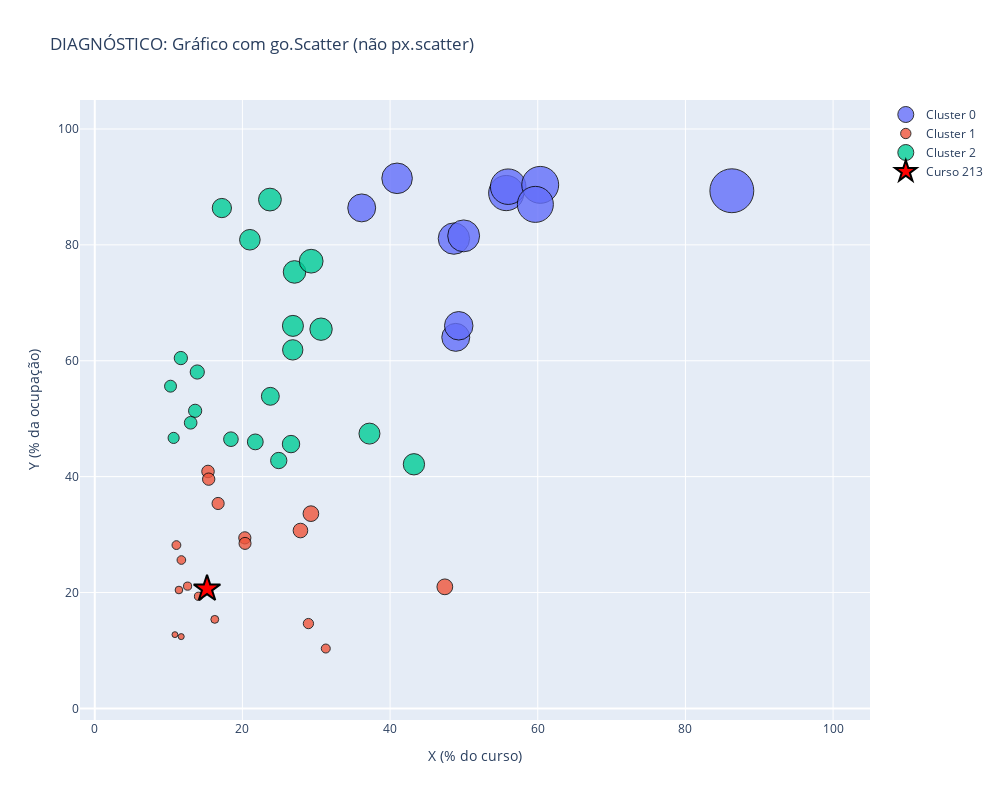

The notebook cell saved with this chart:
### Markdown cell above
## 🐛 Diagnóstico do Bug

Vou criar um gráfico simples para identificar exatamente onde está o problema.

### Code cell
# DIAGNÓSTICO: Comparar coordenadas reais vs plotadas
import plotly.graph_objects as go

# Pegar apenas o curso 213 para testar
curso_213_data = df_kmeans[df_kmeans['Curso'] == 213].copy()

print(f"{'='*80}")
print(f"DIAGNÓSTICO: Curso 213")
print(f"{'='*80}")
print(f"\n📊 Dados REAIS do curso 213:")
print(curso_213_data[['Curso', 'Ocupacao', 'X_PctCurso', 'Y_PctOcupacao', 'Tamanho', 'Cluster']])

# Criar gráfico simples com go.Scatter (não px.scatter)
fig_diag = go.Figure()

# Plotar TODOS os pontos com go.Scatter
for cluster_id in sorted(df_kmeans['Cluster'].unique()):
    cluster_data = df_kmeans[df_kmeans['Cluster'] == cluster_id]
    
    fig_diag.add_trace(go.Scatter(
        x=cluster_data['X_PctCurso'].values,  # Forçar .values para array numpy
        y=cluster_data['Y_PctOcupacao'].values,
        mode='markers',
        name=f'Cluster {cluster_id}',
        marker=dict(
            size=cluster_data['Tamanho'].values * 0.5,
            line=dict(width=1, color='black'),
            opacity=0.8
        ),
        text=[f"Curso: {int(r['Curso'])}<br>Ocupação: {int(r['Ocupacao'])}<br>X: {r['X_PctCurso']:.2f}%<br>Y: {r['Y_PctOcupacao']:.2f}%<br>Cluster: {int(r['Cluster'])}" 
              for idx, r in cluster_data.iterrows()],
        hovertemplate='%{text}<extra></extra>'
    ))

# Destacar curso 213 com estrela vermelha
fig_diag.add_trace(go.Scatter(
    x=curso_213_data['X_PctCurso'].values,
    y=curso_213_data['Y_PctOcupacao'].values,
    mode='markers',
    name='Curso 213',
    marker=dict(
        size=20,
        color='red',
        symbol='star',
        line=dict(width=2, color='black')
    ),
    text=[f"<b>CURSO 213</b><br>Ocupação: {int(r['Ocupacao'])}<br>X: {r['X_PctCurso']:.2f}%<br>Y: {r['Y_PctOcupacao']:.2f}%" 
          for idx, r in curso_213_data.iterrows()],
    hovertemplate='%{text}<extra></extra>'
))

fig_diag.update_layout(
    title='DIAGNÓSTICO: Gráfico com go.Scatter (não px.scatter)',
    xaxis=dict(title='X (% do curso)', range=[-2, 105]),
    yaxis=dict(title='Y (% da ocupação)', range=[-2, 105]),
    width=1000,
    height=800,
    hovermode='closest'
)

fig_diag.show()

print(f"\n✅ Gráfico de diagnóstico gerado com go.Scatter")
print(f"   Verifique se o curso 213 está agora na posição correta (X≈15%, Y≈21%)")

### Figure 1 — Plotly figure (JSON) as saved in the notebook; plotly's stock layout.template omitted (floating-point values rounded to 4 significant figures)
{"data": [{"hovertemplate": "%{text}<extra></extra>", "marker": {"line": {"color": "black", "width": 1}, "opacity": 0.8, "size": [31.4, 30.6, 35.2, 27.98, 35.5, 36.92, 31.92, 43.9, 27.94, 36.02, 28.53]}, "mode": "markers", "name": "Cluster 0", "text": ["Curso: 311<br>Ocupação: 2634<br>X: 48.64%<br>Y: 81.08%<br>Cluster: 0", "Curso: 380<br>Ocupação: 2611<br>X: 40.95%<br>Y: 91.48%<br>Cluster: 0", "Curso: 581<br>Ocupação: 2161<br>X: 55.73%<br>Y: 88.94%<br>Cluster: 0", "Curso: 582<br>Ocupação: 2142<br>X: 48.90%<br>Y: 64.04%<br>Cluster: 0", "Curso: 641<br>Ocupação: 2250<br>X: 55.99%<br>Y: 90.04%<br>Cluster: 0", "Curso: 721<br>Ocupação: 2211<br>X: 60.33%<br>Y: 90.35%<br>Cluster: 0", "Curso: 723<br>Ocupação: 2221<br>X: 49.96%<br>Y: 81.55%<br>Cluster: 0", "Curso: 724<br>Ocupação: 2261<br>X: 86.29%<br>Y: 89.34%<br>Cluster: 0", "Curso: 726<br>Ocupação: 2264<br>X: 36.16%<br>Y: 86.38%<br>Cluster: 0", "Curso: 727<br>Ocupação: 2262<br>X: 59.68%<br>Y: 86.99%<br>Cluster: 0", "Curso: 762<br>Ocupação: 2635<br>X: 49.30%<br>Y: 66.04%<br>Cluster: 0"], "type": "scatter", "x": [48.64, 40.95, 55.73, 48.9, 55.99, 60.33, 49.96, 86.29, 36.16, 59.68, 49.3], "y": [81.08, 91.48, 88.94, 64.04, 90.04, 90.35, 81.55, 89.34, 86.38, 86.99, 66.04]}, {"hovertemplate": "%{text}<extra></extra>", "marker": {"line": {"color": "black", "width": 1}, "opacity": 0.8, "size": [12.23, 10.29, 12.52, 12.15, 8.828, 8.861, 7.902, 8.991, 7.631, 5.879, 12.35, 12.04, 15.68, 8.245, 8.667, 6.023, 15.77, 8.144, 14.62]}, "mode": "markers", "name": "Cluster 1", "text": ["Curso: 145<br>Ocupação: 2330<br>X: 20.32%<br>Y: 29.44%<br>Cluster: 1", "Curso: 145<br>Ocupação: 2341<br>X: 28.94%<br>Y: 14.64%<br>Cluster: 1", "Curso: 146<br>Ocupação: 3423<br>X: 15.34%<br>Y: 40.89%<br>Cluster: 1", "Curso: 212<br>Ocupação: 2354<br>X: 16.71%<br>Y: 35.37%<br>Cluster: 1", "Curso: 212<br>Ocupação: 2652<br>X: 11.06%<br>Y: 28.19%<br>Cluster: 1", "Curso: 213<br>Ocupação: 2166<br>X: 15.20%<br>Y: 20.66%<br>Cluster: 1", "Curso: 223<br>Ocupação: 2330<br>X: 16.26%<br>Y: 15.37%<br>Cluster: 1", "Curso: 223<br>Ocupação: 2341<br>X: 31.29%<br>Y: 10.33%<br>Cluster: 1", "Curso: 345<br>Ocupação: 0<br>X: 11.40%<br>Y: 20.43%<br>Cluster: 1", "Curso: 380<br>Ocupação: 0<br>X: 10.86%<br>Y: 12.73%<br>Cluster: 1", "Curso: 442<br>Ocupação: 2113<br>X: 15.43%<br>Y: 39.56%<br>Cluster: 1", "Curso: 481<br>Ocupação: 2511<br>X: 20.35%<br>Y: 28.48%<br>Cluster: 1", "Curso: 483<br>Ocupação: 2511<br>X: 29.27%<br>Y: 33.61%<br>Cluster: 1", "Curso: 520<br>Ocupação: 2142<br>X: 14.05%<br>Y: 19.35%<br>Cluster: 1", "Curso: 544<br>Ocupação: 2146<br>X: 11.73%<br>Y: 25.61%<br>Cluster: 1", "Curso: 725<br>Ocupação: 2266<br>X: 11.71%<br>Y: 12.39%<br>Cluster: 1", "Curso: 815<br>Ocupação: 5142<br>X: 47.41%<br>Y: 20.98%<br>Cluster: 1", "Curso: 861<br>Ocupação: 411<br>X: 12.57%<br>Y: 21.10%<br>Cluster: 1", "Curso: 863<br>Ocupação: 110<br>X: 27.86%<br>Y: 30.70%<br>Cluster: 1"], "type": "scatter", "x": [20.32, 28.94, 15.34, 16.71, 11.06, 15.2, 16.26, 31.29, 11.4, 10.86, 15.43, 20.35, 29.27, 14.05, 11.73, 11.71, 47.41, 12.57, 27.86], "y": [29.44, 14.64, 40.89, 35.37, 28.19, 20.66, 15.37, 10.33, 20.43, 12.73, 39.56, 28.48, 33.61, 19.35, 25.61, 12.39, 20.98, 21.1, 30.7]}, {"hovertemplate": "%{text}<extra></extra>", "marker": {"line": {"color": "black", "width": 1}, "opacity": 0.8, "size": [21.0, 14.2, 15.81, 20.37, 22.57, 21.34, 13.21, 22.39, 11.94, 12.65, 21.05, 23.78, 17.89, 20.61, 17.41, 22.82, 13.27, 14.64, 19.28, 11.16, 16.33]}, "mode": "markers", "name": "Cluster 2", "text": ["Curso: 142<br>Ocupação: 2341<br>X: 37.21%<br>Y: 47.43%<br>Cluster: 2", "Curso: 142<br>Ocupação: 2342<br>X: 13.88%<br>Y: 58.06%<br>Cluster: 2", "Curso: 214<br>Ocupação: 2163<br>X: 21.74%<br>Y: 46.00%<br>Cluster: 2", "Curso: 221<br>Ocupação: 2636<br>X: 26.81%<br>Y: 61.88%<br>Cluster: 2", "Curso: 321<br>Ocupação: 2642<br>X: 27.06%<br>Y: 75.33%<br>Cluster: 2", "Curso: 322<br>Ocupação: 2622<br>X: 43.23%<br>Y: 42.13%<br>Cluster: 2", "Curso: 342<br>Ocupação: 2431<br>X: 13.59%<br>Y: 51.36%<br>Cluster: 2", "Curso: 344<br>Ocupação: 2411<br>X: 30.65%<br>Y: 65.45%<br>Cluster: 2", "Curso: 421<br>Ocupação: 2131<br>X: 10.26%<br>Y: 55.61%<br>Cluster: 2", "Curso: 462<br>Ocupação: 2120<br>X: 12.99%<br>Y: 49.30%<br>Cluster: 2", "Curso: 521<br>Ocupação: 2144<br>X: 26.84%<br>Y: 66.02%<br>Cluster: 2", "Curso: 522<br>Ocupação: 2151<br>X: 29.31%<br>Y: 77.18%<br>Cluster: 2", "Curso: 524<br>Ocupação: 2145<br>X: 23.78%<br>Y: 53.86%<br>Cluster: 2", "Curso: 621<br>Ocupação: 2132<br>X: 21.01%<br>Y: 80.88%<br>Cluster: 2", "Curso: 720<br>Ocupação: 3423<br>X: 26.58%<br>Y: 45.62%<br>Cluster: 2", "Curso: 721<br>Ocupação: 2212<br>X: 23.73%<br>Y: 87.82%<br>Cluster: 2", "Curso: 723<br>Ocupação: 5321<br>X: 11.66%<br>Y: 60.46%<br>Cluster: 2", "Curso: 725<br>Ocupação: 3211<br>X: 18.44%<br>Y: 46.46%<br>Cluster: 2", "Curso: 726<br>Ocupação: 2265<br>X: 17.21%<br>Y: 86.35%<br>Cluster: 2", "Curso: 811<br>Ocupação: 3434<br>X: 10.68%<br>Y: 46.68%<br>Cluster: 2", "Curso: 840<br>Ocupação: 3153<br>X: 24.92%<br>Y: 42.78%<br>Cluster: 2"], "type": "scatter", "x": [37.21, 13.88, 21.74, 26.81, 27.06, 43.23, 13.59, 30.65, 10.26, 12.99, 26.84, 29.31, 23.78, 21.01, 26.58, 23.73, 11.66, 18.44, 17.21, 10.68, 24.92], "y": [47.43, 58.06, 46.0, 61.88, 75.33, 42.13, 51.36, 65.45, 55.61, 49.3, 66.02, 77.18, 53.86, 80.88, 45.62, 87.82, 60.46, 46.46, 86.35, 46.68, 42.78]}, {"hovertemplate": "%{text}<extra></extra>", "marker": {"color": "red", "line": {"color": "black", "width": 2}, "size": 20, "symbol": "star"}, "mode": "markers", "name": "Curso 213", "text": ["<b>CURSO 213</b><br>Ocupação: 2166<br>X: 15.20%<br>Y: 20.66%"], "type": "scatter", "x": [15.2], "y": [20.66]}], "layout": {"height": 800, "hovermode": "closest", "title": {"text": "DIAGNÓSTICO: Gráfico com go.Scatter (não px.scatter)"}, "width": 1000, "xaxis": {"range": [-2, 105], "title": {"text": "X (% do curso)"}}, "yaxis": {"range": [-2, 105], "title": {"text": "Y (% da ocupação)"}}}}
